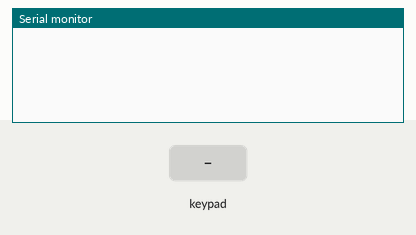
Simulated run of this sketch. Board: Arduino Uno, built with avr-gcc and run on an emulated ATmega328P. On the bench: the last lines printed to the serial monitor. Inputs (shaded band) come from the test bench.

Above: at 1.2 s.
1.3 s: key 'Y' pressed
At 2.1 s:
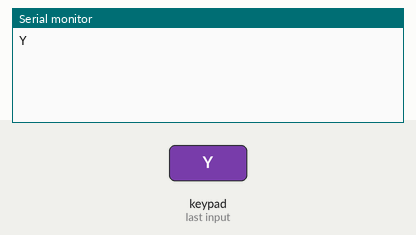
2.8 s: key 'Z' pressed
At 3.3 s:
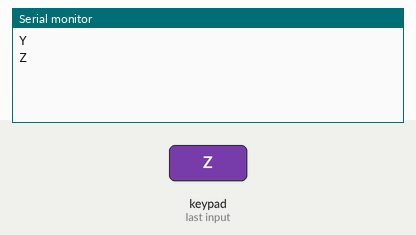
4.3 s: key 'K' pressed
At 5.5 s:
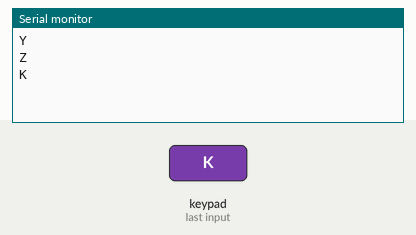
5.8 s: key 'U' pressed
At 6.6 s:
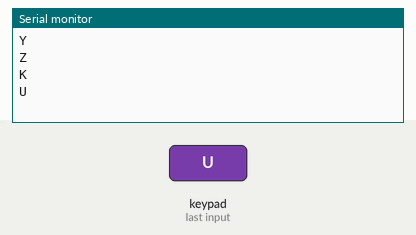
7.3 s: key 'X' pressed
At 7.8 s:
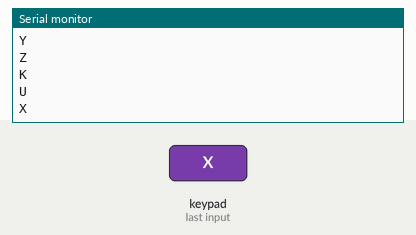
8.8 s: key 'W' pressed
At 10.2 s:
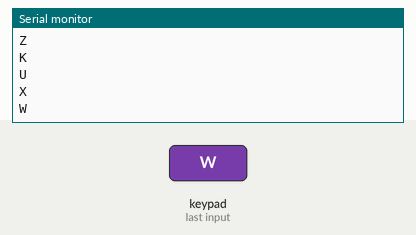

The sketch:

MC2_Wheel_Test.ino
```cpp
/* @file HelloKeypad.pde
|| @version 1.0
|| @author Alexander Brevig
|| @contact alexanderbrevig@gmail.com
||
|| @description
|| | Demonstrates the simplest use of the matrix Keypad library.
|| #
*/
#include <Keypad.h>

const byte ROWS = 4;
const byte COLS = 4;
char keys[ROWS][COLS] = {
  {'Y','Z','K','U'},
  {'X','W','2','R'},
  {'V','1','4','D'},
  {'U','3','J','L'}
};

// Mad Catz MC2 Steering wheel wire color matrix connections
// Columns: 2=BLK; 3=GRY; 4=PNK; 5=PUR
// Rows:    6=RED; 7=ORN; 8=YEL; 9=BRN
// Motors:  PWR=GRN; LEFT=WHT; RIGHT=BLU

byte rowPins[ROWS] = {6, 7, 8, 9}; //connect to the row pinouts of the keypad
byte colPins[COLS] = {2, 3, 4, 5}; //connect to the column pinouts of the keypad

Keypad keypad = Keypad( makeKeymap(keys), rowPins, colPins, ROWS, COLS );

void setup(){
  Serial.begin(9600);
}

void loop(){
  char key = keypad.getKey();

  if (key){
    Serial.println(key);
  }
}
```

Measured:
- after the input at 1.3 s, the serial monitor: prints a new line at once (image 1)
- after the input at 2.8 s, the serial monitor: prints a new line at once (image 2)
- after the input at 4.3 s, the serial monitor: prints a new line at once (image 3)
- after the input at 5.8 s, the serial monitor: prints a new line at once (image 4)
- after the input at 7.3 s, the serial monitor: prints a new line at once (image 5)
- after the input at 8.8 s, the serial monitor: prints a new line at once (image 6)
